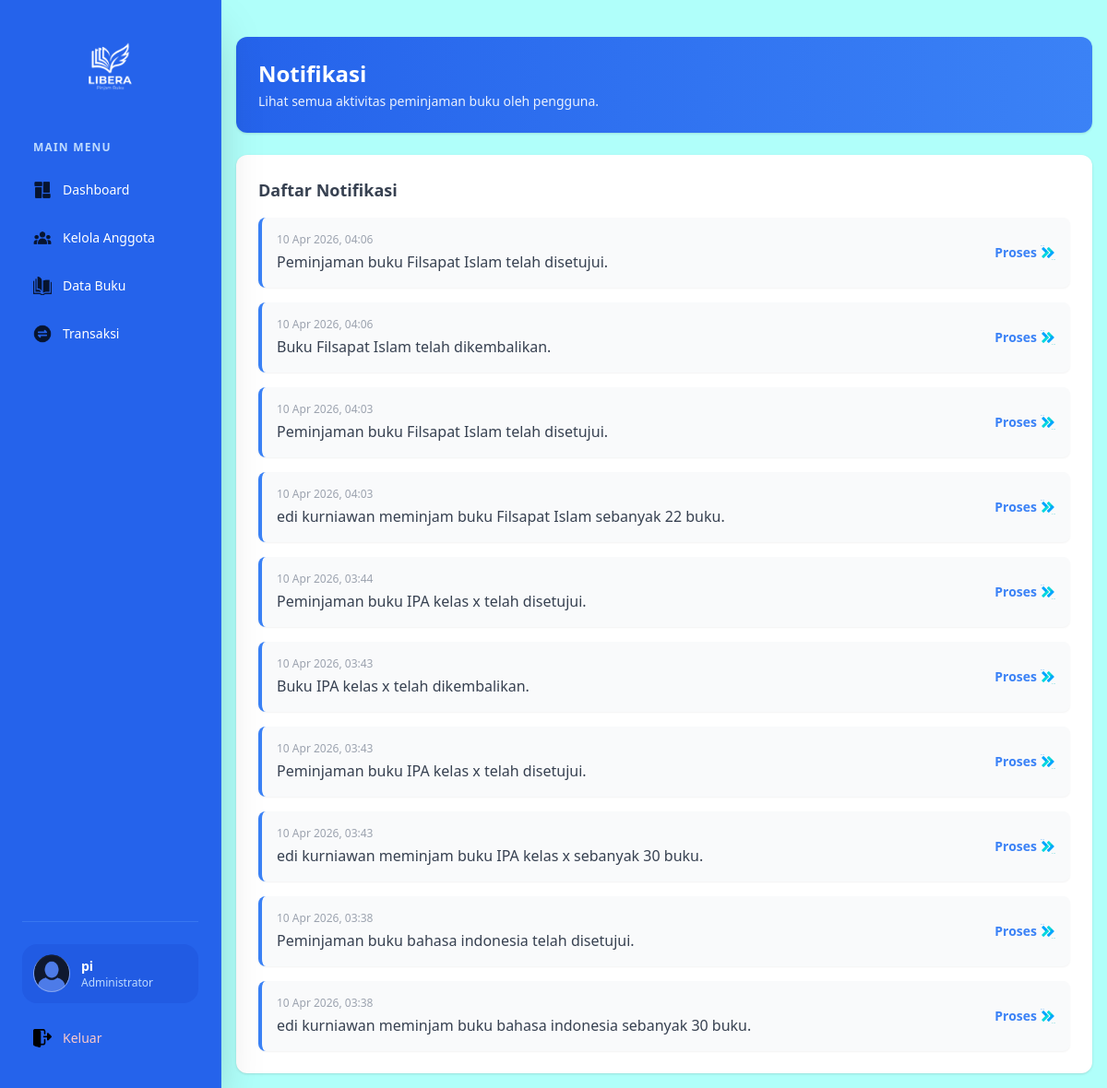
/admin/notifications.php (signed in), run on the app's committed database.
### tables this page shows
CREATE TABLE `notif` (
  `id_notif` int(11) NOT NULL,
  `id_transaksi` int(11) NOT NULL,
  `message` text NOT NULL,
  `created_at` timestamp NOT NULL DEFAULT current_timestamp()
);

### admin/notifications.php (the view, shortened to what this page needs)
<?php
include '../config/koneksi.php';
$query_notif = mysqli_query($koneksi, "SELECT * FROM notif ORDER BY created_at DESC");
?>
<!DOCTYPE html>
<html lang="en">
<head>
    <link href="https://cdnjs.cloudflare.com/ajax/libs/flowbite/2.2.1/flowbite.min.css" rel="stylesheet">
    <script src="https://cdn.tailwindcss.com"></script>
</head>
<body class="bg-[#B0FFFA] font-poppins">
    <?php include 'partials/sidebar.php'; ?>
    <main class="ml-60 p-4 min-h-screen">
        <section>
            <div class="mt-6 bg-gradient-to-r from-blue-600 to-blue-500 p-6 rounded-xl shadow text-white">
                <h2 class="text-2xl font-semibold mb-1">
                    Notifikasi
                </h2>
                <p class="text-sm opacity-90">
                    Lihat semua aktivitas peminjaman buku oleh pengguna.
                </p>
            </div>
        </section>
        <section class="mt-6">
            <div class="bg-white rounded-xl shadow p-6">
                <h2 class="text-lg font-semibold text-gray-700 mb-4">
                    Daftar Notifikasi
                </h2>
                <?php if (mysqli_num_rows($query_notif) > 0): ?>
                    <div class="space-y-4">
                        <?php while ($notif = mysqli_fetch_assoc($query_notif)): ?>
                            <?php
                            $link_target = isset($notif['id_transaksi']) && !empty($notif['id_transaksi'])
                                ? "konfirmasi_pinjam.php?id=" . $notif['id_transaksi']
                                : "transaksi.php";
                            ?>
                            <a href="<?php echo $link_target; ?>"
                                class="block bg-gray-50 rounded-lg p-4 border-l-4 border-blue-500 hover:bg-blue-50 transition duration-200 shadow-sm">
                                <div class="flex justify-between items-center">
                                    <div>
                                        <p class="text-xs text-gray-400">
                                            <?php echo date('d M Y, H:i', strtotime($notif['created_at'])); ?>
                                        </p>
                                        <p class="mt-1 text-gray-700 font-medium">
                                            <?php echo htmlspecialchars($notif['message']); ?>
                                        </p>
                                    </div>
                                    <span class="text-blue-500 text-sm font-semibold flex items-center gap-1">
                                        Proses <img src="../resources/img/proses.png" class="w-4 h-4">
                                    </span>
                                </div>
                            </a>
                        <?php endwhile; ?>
                    </div>
                <?php else: ?>
                    <div class="text-center py-10">
                        <p class="text-gray-500 italic">Belum ada notifikasi.</p>
                    </div>
                <?php endif; ?>
            </div>
        </section>
    </main>
</body>
</html>

### data on the page
notif: created_at "10 Apr 2026, 04:06", message "Peminjaman buku Filsapat Islam telah disetujui."
notif: created_at "10 Apr 2026, 04:06", message "Buku Filsapat Islam telah dikembalikan."
notif: created_at "10 Apr 2026, 04:03", message "Peminjaman buku Filsapat Islam telah disetujui."
notif: created_at "10 Apr 2026, 04:03", message "edi kurniawan meminjam buku Filsapat Islam sebanyak 22 buku."
notif: created_at "10 Apr 2026, 03:44", message "Peminjaman buku IPA kelas x telah disetujui."
notif: created_at "10 Apr 2026, 03:43", message "Buku IPA kelas x telah dikembalikan."
notif: created_at "10 Apr 2026, 03:43", message "Peminjaman buku IPA kelas x telah disetujui."
notif: created_at "10 Apr 2026, 03:43", message "edi kurniawan meminjam buku IPA kelas x sebanyak 30 buku."
notif: created_at "10 Apr 2026, 03:38", message "Peminjaman buku bahasa indonesia telah disetujui."
notif: created_at "10 Apr 2026, 03:38", message "edi kurniawan meminjam buku bahasa indonesia sebanyak 30 buku."

### other printed values
$_SESSION['username'] "pi"
